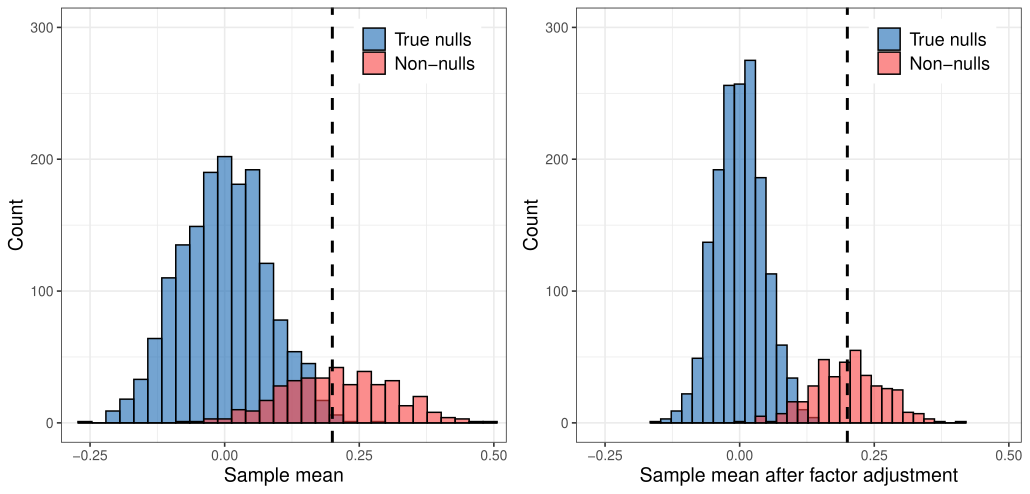

R code for this plot:
rm(list = ls())
library(ACE)
library(mvtnorm)
library(ggplot2)
library(gridExtra)
p <- 2000; n <- 600; K <- 3; lb <- 0.2; ub <- 0.2; v <- 4
PP <- 0.2              
factor_indicator <- 1
sqrt_factor <- sqrt(v / (v - 2))

berlii <- rbinom(p, 1, PP)
index0 <- which(berlii == 0)
index1 <- which(berlii == 1)
true_pai1 <- length(index1) / p
mu <- matrix(rep(0, 1 * p), nrow = p)
mu[index1] <- runif(length(index1), min = lb, max = ub)

X <- matrix(rep(0, n * p), nrow = p)
B <- factor_indicator * matrix(runif(K*p, min=-1, max=1), nrow=p)

sigma <- diag(p)
sigma[index0,index0] <- diag(runif(length(index0), 1, 1))
if (length(index1) == 1) {
  sigma[index1,index1] <- 2 + mu[index1]
} else {
  sigma[index1,index1] <- diag(c(2 + mu[index1]))
}

t_error <- t(rmvt(n, sigma = sigma, df = 4))
for (i in 1:n){
  f <- t(rmvt(1, sigma = diag(K), df = v))/sqrt_factor
  X[,i] <- mu + B %*% f + t_error[,i]# 
}

results <- ACE(X, H0_indicator = berlii)

X_bar <- rowMeans(X)
X_bar_factor_adjust <- results$Adjusted_mean_difference


df1 <- data.frame(
  sample_mean = as.vector(X_bar),
  group = factor(berlii)
)

df2 <- data.frame(
  sample_mean_adj = as.vector(X_bar_factor_adjust),
  group = factor(berlii)
)

x_limits <- c(min(min(df1$sample_mean), min(df2$sample_mean_adj)),
              max(max(df1$sample_mean), max(df2$sample_mean_adj)))

# 绘制 Sample mean 的直方图
p1 <- ggplot(df1, aes(x = sample_mean, fill = group)) +
  geom_histogram(bins = 30, color = "black", alpha = 0.6, position = "identity") +
  scale_fill_manual(
    name = "Group",
    values = c("0" = "#1868B2", "1" = "#F94141"),
    labels = c("True nulls", "Non-nulls")
  ) +
  geom_vline(xintercept = lb, color = "black", linetype = "dashed", size = 1) +
  labs(title = NULL, x = "Sample mean", y = "Count") +
  theme_bw(base_size = 12) +
  theme(legend.position = c(0.8, 0.9),
        legend.title = element_blank(),
        axis.title.x = element_text(size = 14),  # 设置横坐标名称字体大小
        axis.title.y = element_text(size = 14),  # 设置纵坐标名称字体大小
        legend.text = element_text(size = 13)) +
  coord_cartesian(xlim = x_limits, ylim = c(0, 300)) # 图例放在右上角

# 绘制 Sample mean after factor adjustment 的直方图
p2 <- ggplot(df2, aes(x = sample_mean_adj, fill = group)) +
  geom_histogram(bins = 30, color = "black", alpha = 0.6, position = "identity") +
  scale_fill_manual(
    name = "Group",
    values = c("0" = "#1868B2", "1" = "#F94141"),
    labels = c("True nulls", "Non-nulls")
  ) +
  geom_vline(xintercept = lb, color = "black", linetype = "dashed", size = 1) +
  labs(title = NULL, 
       x = "Sample mean after factor adjustment", y = "Count",
       size = 16) +
  theme_bw(base_size = 12) +
  theme(legend.position = c(0.8, 0.9),
        legend.title = element_blank(),
        axis.title.x = element_text(size = 14),  # 设置横坐标名称字体大小
        axis.title.y = element_text(size = 14),  # 设置纵坐标名称字体大小
        legend.text = element_text(size = 13)) +
  coord_cartesian(xlim = x_limits, ylim = c(0, 300))

# 水平排列两个图
grid.arrange(p1, p2, ncol = 2)
